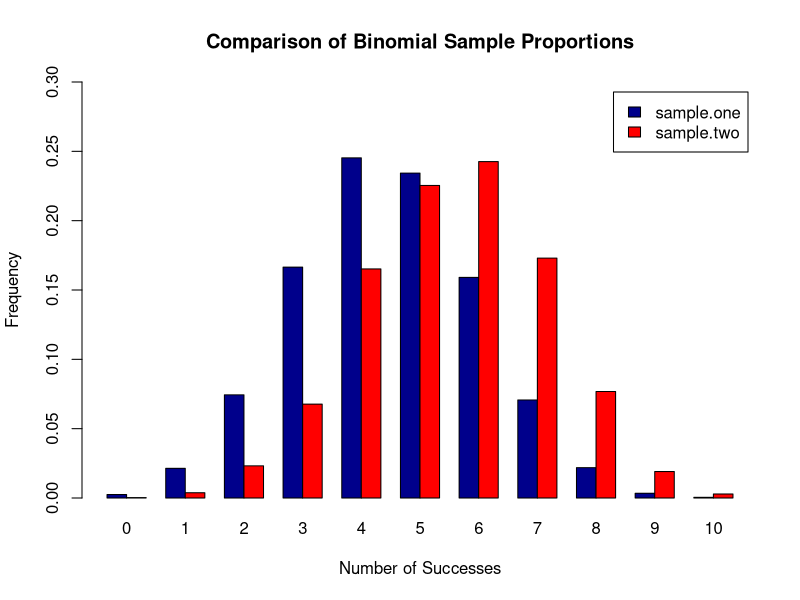
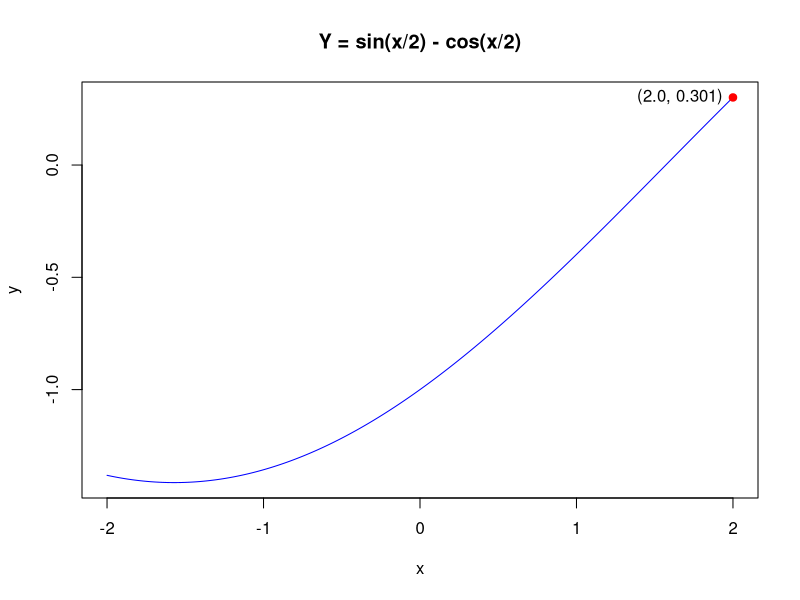
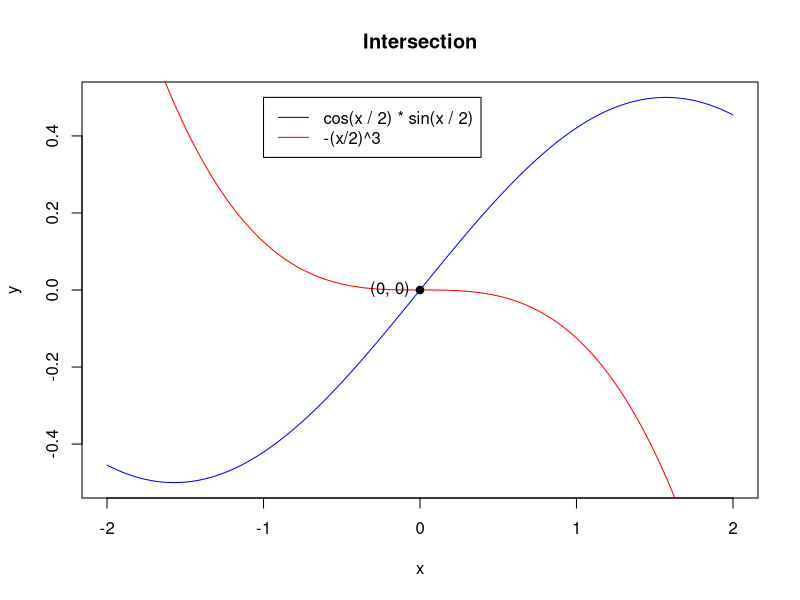
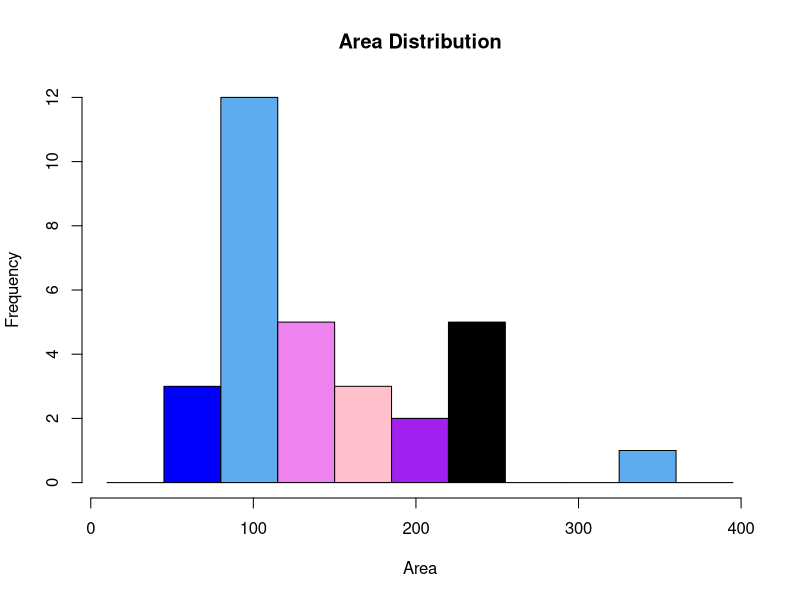
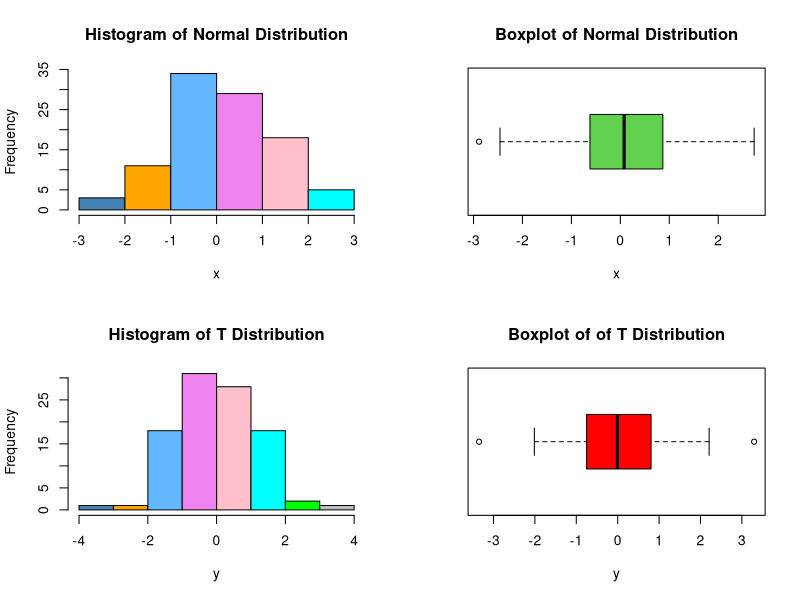
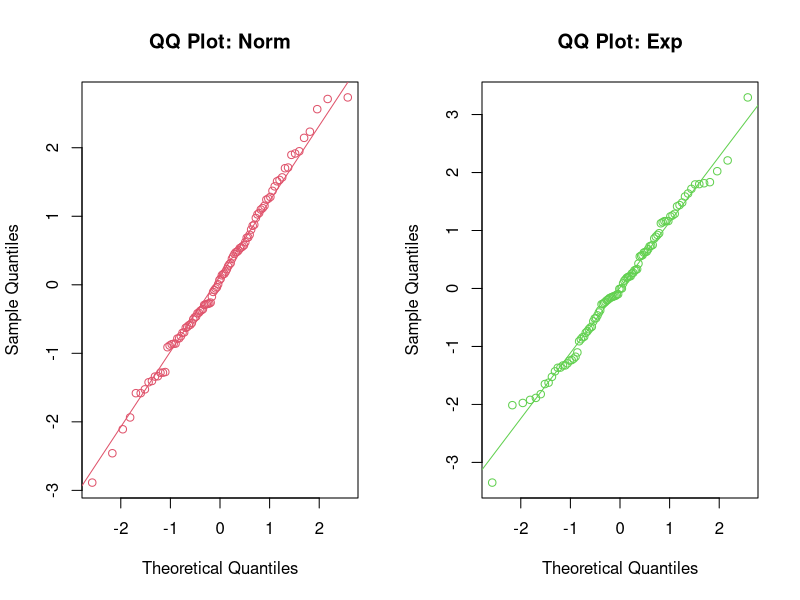

Generate these figures, in order, with R:
## ---- chunk 1
# DO NOT ADD OR REVISE CODE HERE
knitr::opts_chunk$set(echo = TRUE, eval = TRUE)

## ---- chunk 2
set.seed(123)
sample.one <- table(rbinom(10000, 10, 0.45)) / 10000
sample.two <- table(rbinom(10000, 10, 0.55)) / 10000

successes <- seq(0, 10)

sum(sample.one * successes) # [1] 4.4827
sum(sample.two * successes) # [1] 5.523
## ---- chunk 3
counts <- rbind(sample.one, sample.two)

barplot(counts, main = "Comparison of Binomial Sample Proportions", 
  ylab = "Frequency", ylim = c(0,0.3),xlab = "Number of Successes",
  beside = TRUE, col = c("darkblue","red"),legend = rownames(counts),
  names.arg = c("0", "1", "2", "3", "4", "5", "6", "7", "8", "9", "10"))
## ---- chunk 4
q1_vector <- c(seq(1,5, by=1), sqrt(2), (17 * 14),rep(c(2.5, 5, 7.5), 3) )
print(q1_vector )
## ---- chunk 5
q1_vector_7 <- q1_vector[q1_vector <= 7]
length(q1_vector_7)
## ---- chunk 6
q1_vector_sorted <- sort(q1_vector, decreasing = FALSE)
sum(q1_vector_sorted[5:10])
## ---- chunk 7
q1_vector_sqrd <- q1_vector^2
length(q1_vector_sqrd[q1_vector_sqrd > 25])
## ---- chunk 8
q1_vector_short <- c(head(q1_vector,1),tail(q1_vector,1))
prod(q1_vector_short)
## ---- chunk 9
mytrig <- function(x){
  
  if(is.numeric(x) == TRUE){
    y <- sin(x/2) - cos(x/2)
  }
  else{
    y <- 'Please enter numeric value!'  
  }
    
  return(y)
}

## ---- chunk 10
x <- seq(-2,2,length.out=4001)
y <- mytrig(x)

sprintf("Min value of y is: %.3f, when x = %.3f", round(min(y),3) , round(x[which.min(y)],3))
## ---- chunk 11
y_coor <-round(max(y),3)
x_coor <-round(x[which.max(y)],3)

plot(x,y, type="l", col="blue")
title(main = 'Y = sin(x/2) - cos(x/2)')
text(x_coor, y_coor, '(2.0, 0.301)', pos =2)
points(x_coor, y_coor, col="red", pch =19)


## ---- chunk 12
my_y <- function(x){
  return(cos(x/2)*sin(x/2))
}
my_y2 <- function(x){
  return(-(x/2)^3)
}
y <- my_y(x)
y2 <- my_y2(x)

#find intersection
intersection_idx <- y == y2
intersection <-c(x[intersection_idx], y[intersection_idx], y2[intersection_idx])

#Plot Area
plot(x,y, type="l", col="blue")
lines(x,y2, col = "red")
points(x[intersection_idx], y[intersection_idx], col="black", pch =19)
text(x[intersection_idx], y[intersection_idx], '(0, 0)', pos =2)
title(main = 'Intersection')
legend(x = -1, y = 0.5,          # Position
       legend = c("cos(x / 2) * sin(x / 2)", "-(x/2)^3 "),  # Legend texts
       lty = c(1, 1),           # Line types
       col = c("blue", "red"),  # Line colors
       lwd = 1)                 # Line width

## ---- chunk 13
data(trees)
str(trees)
apply(trees,2,mean)
length(which(trees$Volume > mean(trees$Volume)))
## ---- chunk 14
radius <- trees$Girth/2
area <- pi * radius^2
IQR(sort(area))
## ---- chunk 15
classes = seq(10, 400, by = 35)
colors = c("red", "blue", "steelblue2", "violet", "pink", "purple", "black")
hist(area, breaks = classes, main = "Area Distribution",
     xlab = "Area", col=colors)

## ---- chunk 16
df.area <- data.frame(radius, area)
trees[df.area$area == max(area), ]

## ---- chunk 17
set.seed(9999)
y <- rt(n = 100, df = 10)

set.seed(123)
x <- rnorm(n=100, mean=0, sd=1.25)

dat <- cbind(x, y)
round(apply(dat, 2, IQR), 4)
## ---- chunk 18
par(mfrow = c(2, 2))
colors = c("steelblue", "orange", "steelblue1", "violet", "pink", "cyan", "green", "grey", "steelblue2")

#Normal Distribution
hist(x, breaks=7,main = "Histogram of Normal Distribution",col=colors)
boxplot(x, col=3, main='Boxplot of Normal Distribution', xlab = 'x', horizontal = TRUE)


#T-Distribution
hist(y,breaks = 7,main = "Histogram of T Distribution",col=colors)
boxplot(y, col="red", main='Boxplot of of T Distribution', xlab = 'y', horizontal = TRUE)

## ---- chunk 19
par(mfrow=c(1,2))

#Normal Distribution
qqnorm(x,col = 2, main = 'QQ Plot: Norm')
qqline(x,col=2)

#T Distribution
qqnorm(y,col=3,main='QQ Plot: Exp')
qqline(y,col=3)

## ---- chunk 20
#Find outliners by using 3 * IQR()
boxplot.stats(y, coef = 3.0)

boxplot.stats(x, coef = 3.0)
